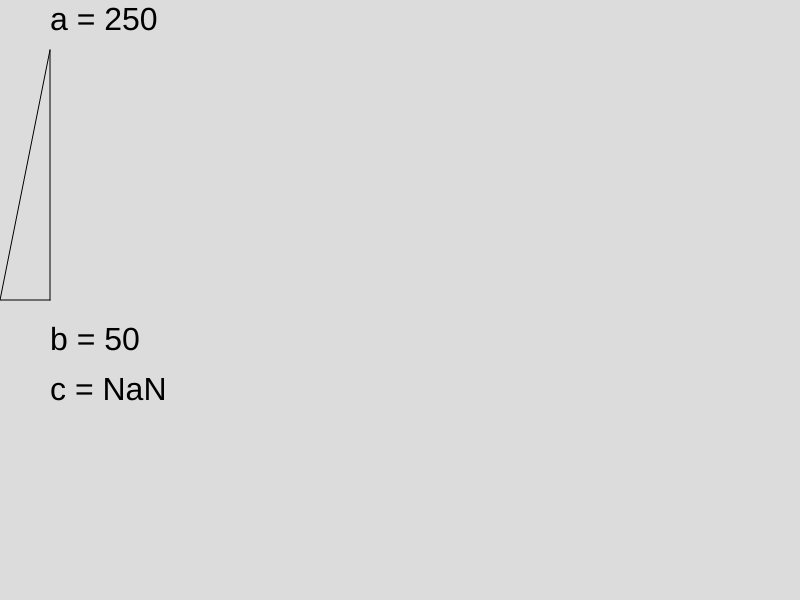
Frame 1 (no input)
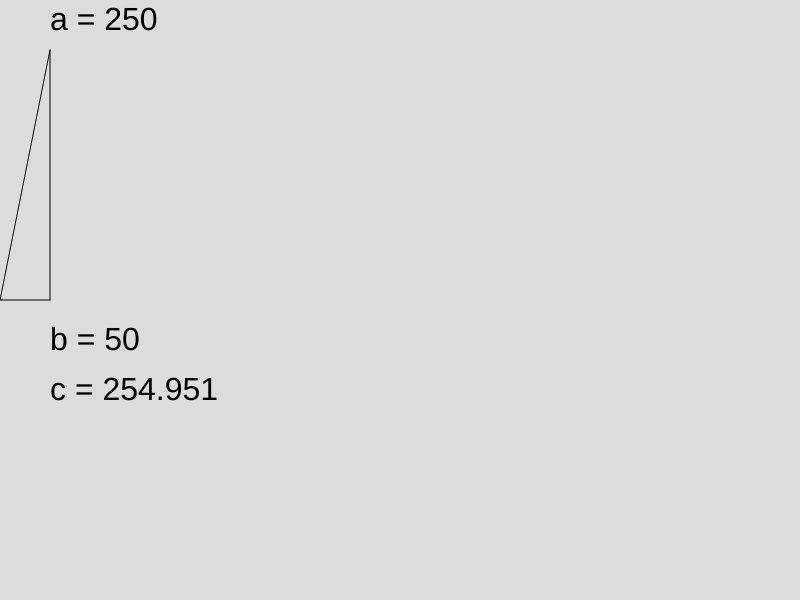
Frame 60 (no input)
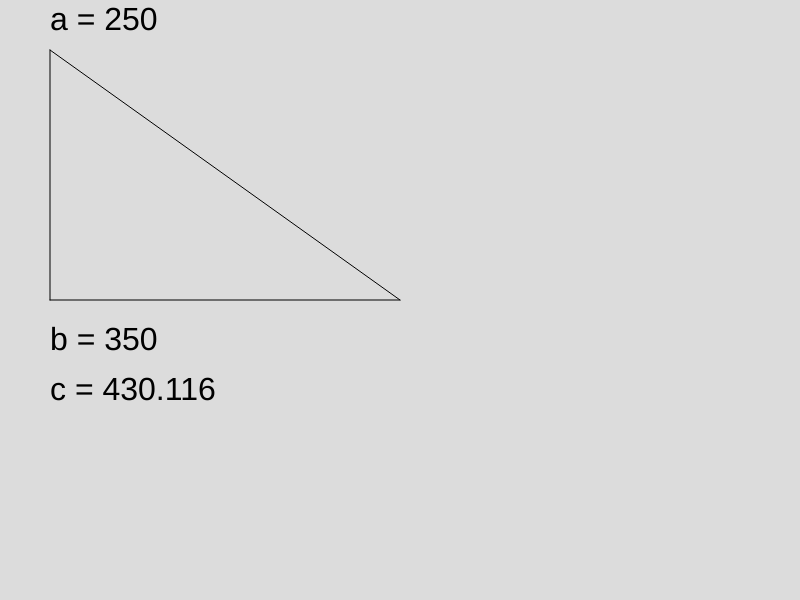
Frame 120 (the mouse pressed at the canvas centre since frame 60)

The p5.js sketch that drew these frames (run headless with seeded random() and noise() and a simulated clock; from frame 60 on, the mouse is pressed at the canvas centre):

// p5.js sketch
// ── sketch.js
let widthA;
let widthB;
let widthC;

function setup() {
  createCanvas(800, 600);
  widthA = 250;
}

function draw() {
  widthC = round(Math.sqrt(widthA * widthA + (widthB - 50) * (widthB - 50)), 3);
  background(220);
  widthB = mouseX;
  line(50, 50, 50, 300);
  line(50, 300, widthB, 300);
  line(50, 50, widthB, 300);
  textSize(32);
  text("a = " + widthA, 50, 30);
  text("b = " + Math.abs(widthB - 50), 50, 350);
  text("c = " + widthC, 50, 400);
}
